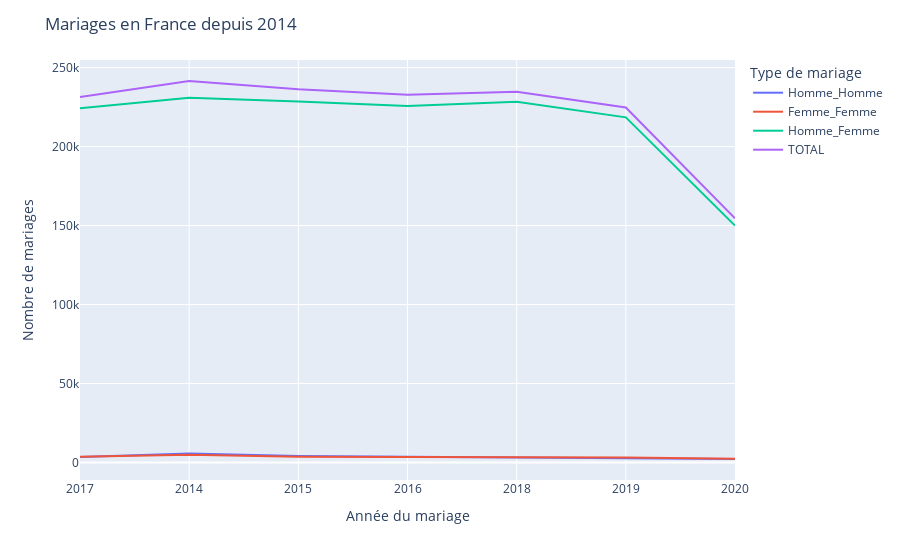

Source (notebook cell):
### Code cell
fig = px.line(graph)
fig.update_layout(
    title = 'Mariages en France depuis 2014',
    xaxis = dict(title = 'Année du mariage'),
    yaxis = dict(title = 'Nombre de mariages'), 
    legend = dict(title = 'Type de mariage')
    
)

### Figure 1 — Plotly figure (JSON) as saved in the notebook; plotly's stock layout.template omitted (floating-point values rounded to 4 significant figures)
{"data": [{"hovertemplate": "variable=Homme_Homme<br>AMAR=%{x}<br>value=%{y}<extra></extra>", "legendgroup": "Homme_Homme", "line": {"color": "#636efa", "dash": "solid"}, "marker": {"symbol": "circle"}, "mode": "lines", "name": "Homme_Homme", "orientation": "v", "showlegend": true, "type": "scatter", "x": [2017, "2014", "2015", "2016", "2018", "2019", "2020"], "xaxis": "x", "y": [3565, 5672, 4085, 3672, 3268, 3061, 2241], "yaxis": "y"}, {"hovertemplate": "variable=Femme_Femme<br>AMAR=%{x}<br>value=%{y}<extra></extra>", "legendgroup": "Femme_Femme", "line": {"color": "#EF553B", "dash": "solid"}, "marker": {"symbol": "circle"}, "mode": "lines", "name": "Femme_Femme", "orientation": "v", "showlegend": true, "type": "scatter", "x": [2017, "2014", "2015", "2016", "2018", "2019", "2020"], "xaxis": "x", "y": [3588, 4858, 3666, 3441, 3118, 3211, 2357], "yaxis": "y"}, {"hovertemplate": "variable=Homme_Femme<br>AMAR=%{x}<br>value=%{y}<extra></extra>", "legendgroup": "Homme_Femme", "line": {"color": "#00cc96", "dash": "solid"}, "marker": {"symbol": "circle"}, "mode": "lines", "name": "Homme_Femme", "orientation": "v", "showlegend": true, "type": "scatter", "x": [2017, "2014", "2015", "2016", "2018", "2019", "2020"], "xaxis": "x", "y": [224185, 230954, 228565, 225612, 228349, 218468, 149983], "yaxis": "y"}, {"hovertemplate": "variable=TOTAL<br>AMAR=%{x}<br>value=%{y}<extra></extra>", "legendgroup": "TOTAL", "line": {"color": "#ab63fa", "dash": "solid"}, "marker": {"symbol": "circle"}, "mode": "lines", "name": "TOTAL", "orientation": "v", "showlegend": true, "type": "scatter", "x": [2017, "2014", "2015", "2016", "2018", "2019", "2020"], "xaxis": "x", "y": [231338, 241484, 236316, 232725, 234735, 224740, 154581], "yaxis": "y"}], "layout": {"legend": {"title": {"text": "Type de mariage"}, "tracegroupgap": 0}, "margin": {"t": 60}, "title": {"text": "Mariages en France depuis 2014"}, "xaxis": {"anchor": "y", "domain": [0, 1], "title": {"text": "Année du mariage"}}, "yaxis": {"anchor": "x", "domain": [0, 1], "title": {"text": "Nombre de mariages"}}}}
